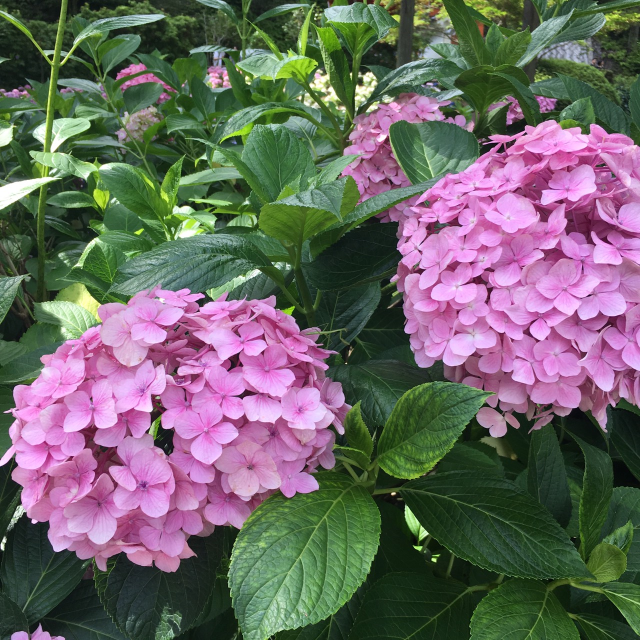
#> input picture data/hydrangea.jpg, 1280 x 1280 px (shown at 1/2 size)
$ python improcess_5.py   (older library calls are emulated)
#> lines starting #> are read from the running program, lines starting #| are printed output that depends on the picture; after the words box and inside, x2 and y2 are one past the last pixel; in counts of white or black regions, pixels touching at a corner belong together
import cv2
import numpy as np

def shrink(img):
    h, w = img.shape[:2]
    #print h, w
    while h >= 1024 or w>= 1024:
        img = cv2.resize(img, (int(w/2), int(h/2)), interpolation = cv2.INTER_LINEAR)
        h, w = img.shape[:2]
    return img

def cv2show(image, windowname="Figure"):
    cv2.imshow(windowname, image)
    cv2.waitKey(0)
    cv2.destroyAllWindows()

def mask_white(image, threshold1, threshold2):
    hsv = cv2.cvtColor(image, cv2.COLOR_BGR2HSV)

    threshold1 = np.array(threshold1, np.uint8)
    threshold2 = np.array(threshold2, np.uint8)
    c_region = cv2.inRange(hsv, threshold1, threshold2)

    white = np.full(image.shape, 255, dtype=image.dtype)
    background = cv2.bitwise_and(white, white, mask=c_region)

    inv_masked = cv2.bitwise_not(c_region)
    extracted = cv2.bitwise_and(image, image, mask=inv_masked)

    masked = cv2.add(extracted, background)
    return masked

def binary_threshold(imggray, thresh_bg, thresh_main, maxval=255):
    th, back = cv2.threshold(imggray, thresh_bg, maxval, cv2.THRESH_BINARY)
    th, clr = cv2.threshold(imggray, thresh_main, maxval, cv2.THRESH_BINARY_INV)
    merged = np.minimum(back, clr)
    return merged

def padding_position(x, y, w, h, p):
    return x - p, y - p, w + p * 2, h + p * 2

def main():
    ## read an image
    imgorg = cv2.imread('data/hydrangea.jpg')
#> imgorg is the input picture: shape (1280, 1280, 3); mean B, G, R 100.8, 102.6, 107.9
    imgorg = shrink(imgorg)

    ## masking
    masked = mask_white(cv2.GaussianBlur(imgorg, (9, 9), 0), [25, 0, 0], [95, 255, 255])
#> in mask_white, `hsv = cv2.cvtColor(image, cv2.COLOR_BGR2HSV)`: hsv: shape (640, 640, 3); mean H, S, V 91.2, 99.1, 126.3
#> in mask_white, `hsv = cv2.cvtColor(image, cv2.COLOR_BGR2HSV)`:
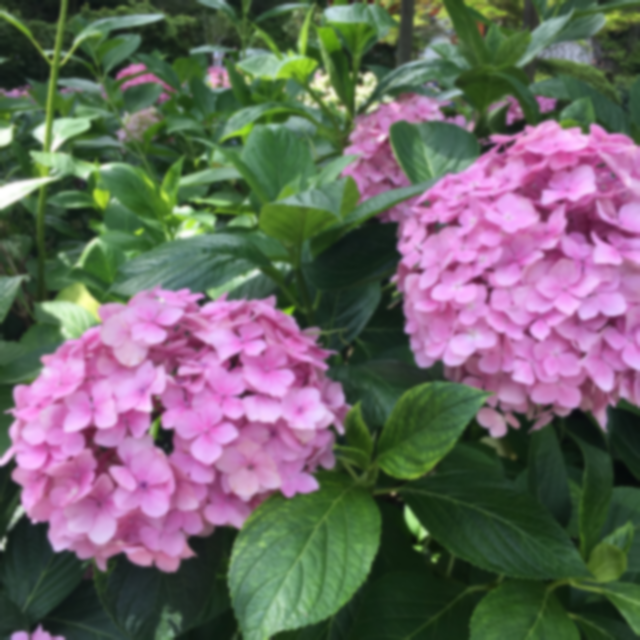
#> image: shape (640, 640, 3); mean of channels 0, 1, 2 100.9, 102.8, 108; drawn as B, G, R
#> in mask_white, `c_region = cv2.inRange(hsv, threshold1, threshold2)`:
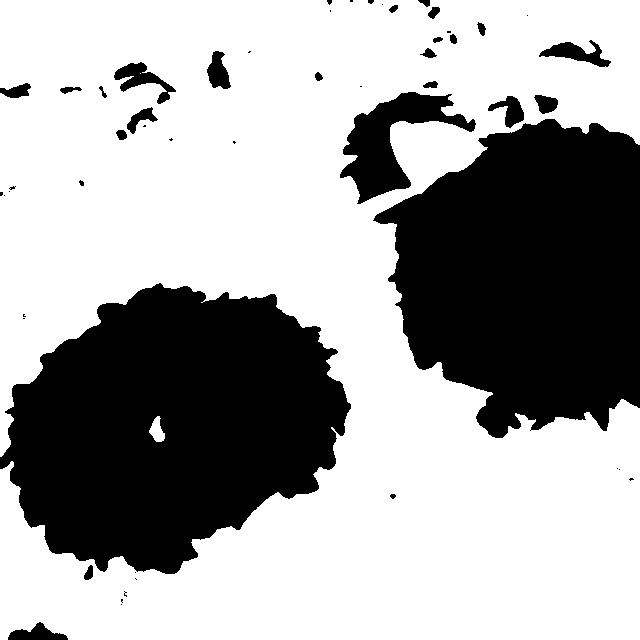
#> c_region: shape (640, 640); 64.9% white; 52 black regions (26 under 20 px), largest, box (x1, y1, x2, y2) and area: (0, 283, 351, 574) 70467, (373, 119, 640, 438) 62240, (340, 92, 476, 204) 5778
#> in mask_white, `background = cv2.bitwise_and(white, white, mask=c_region)`: white: shape (640, 640, 3); every value is 255
#> in mask_white, `extracted = cv2.bitwise_and(image, image, mask=inv_masked)`:
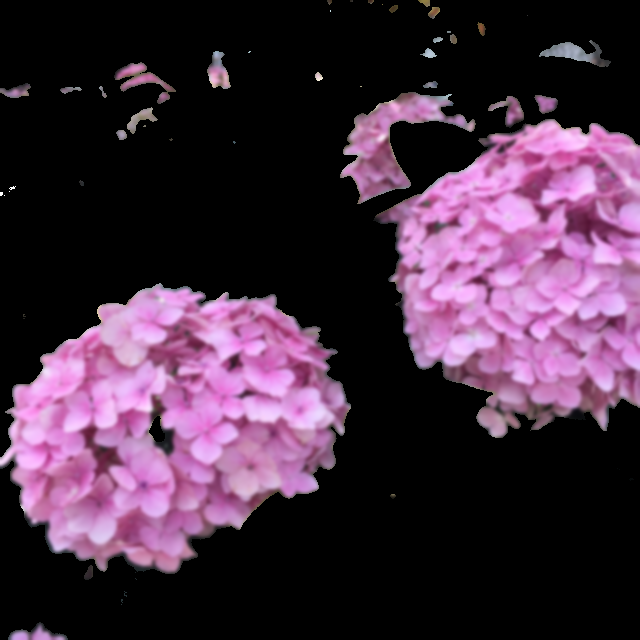
#> extracted: shape (640, 640, 3); mean of channels 0, 1, 2 63.4, 44, 67; drawn as B, G, R
#> in mask_white, `masked = cv2.add(extracted, background)`:
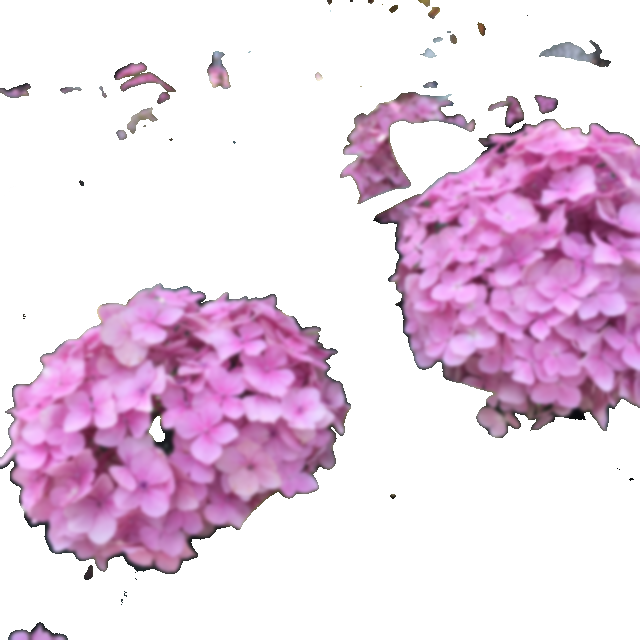
#> masked: shape (640, 640, 3); mean of channels 0, 1, 2 228.8, 209.4, 232.4; drawn as B, G, R
    cv2show(masked)

    ## egde detection
    grayblurred = cv2.cvtColor(masked, cv2.COLOR_BGR2GRAY)
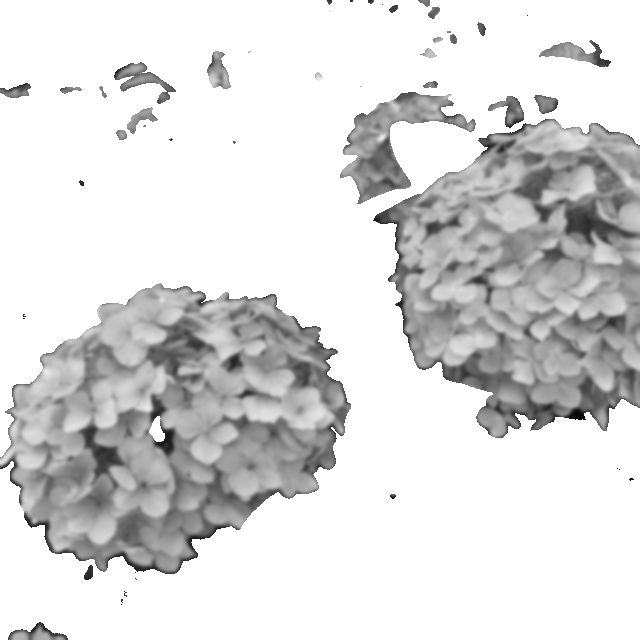
#> grayblurred: shape (640, 640); min 8, max 255, mean 218.5
    extracted_gray = binary_threshold(grayblurred, 160, 255)
#> in binary_threshold, `th, back = cv2.threshold(imggray, thresh_bg, maxval, cv2.THRESH_BINARY)`:
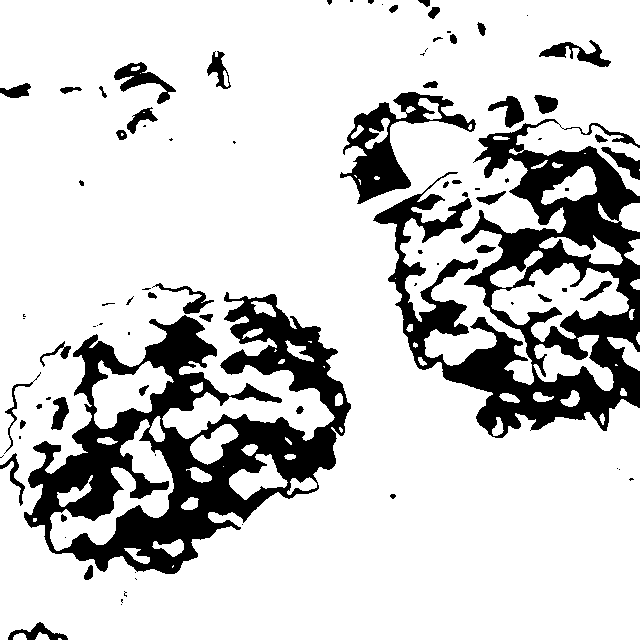
#> back: shape (640, 640); 80.6% white; 88 black regions (42 under 20 px), largest, box (x1, y1, x2, y2) and area: (24, 292, 351, 574) 35134, (373, 119, 640, 438) 31782, (340, 92, 476, 204) 4567
#> in binary_threshold, `th, back = cv2.threshold(imggray, thresh_bg, maxval, cv2.THRESH_BINARY)`: th = 160
#> in binary_threshold, `th, clr = cv2.threshold(imggray, thresh_main, maxval, cv2.THRESH_BINAR..`: clr: shape (640, 640); every value is 255
#> in binary_threshold, `th, clr = cv2.threshold(imggray, thresh_main, maxval, cv2.THRESH_BINAR..`: th = 255
    cv2show(extracted_gray)
    extracted_gray = cv2.bitwise_not(extracted_gray)
#> extracted_gray: shape (640, 640); 19.4% white; 88 white regions (42 under 20 px)
    # version 3
    im, contours, hierarchy = cv2.findContours(extracted_gray, cv2.RETR_EXTERNAL, cv2.CHAIN_APPROX_SIMPLE)
#> contours = 79 contours, 44 with area under 20; largest, box (x1, y1, x2, y2) and area: (24, 292, 351, 574) 47200, (373, 119, 640, 438) 41764, (340, 92, 476, 204) 5016, (114, 62, 176, 104) 823, (539, 40, 611, 67) 608

    ## draw contour
    imgwcnt = np.copy(imgorg)
    for c in contours:
        if cv2.contourArea(c) < 800:
             continue

        # rectangle area
        x, y, w, h = cv2.boundingRect(c)
        x, y, w, h = padding_position(x, y, w, h, 5)
        # circle
        (xr,yr), radius = cv2.minEnclosingCircle(c)
        center = (int(xr), int(yr))
        radius = int(radius)

        # draw contour
        cv2.drawContours(imgwcnt, c, -1, (0, 0, 255), 3)  # contour
        cv2.rectangle(imgwcnt, (x, y), (x + w, y + h), (255, 0, 0), 3)  #rectangle
        cv2.circle(imgwcnt, center, radius, (0, 255, 0), 3)  #circle
#> this loop made 79 passes
#> c on passes 2, 5, 6, 8, 11, 12, 13, 15, 23, 24, 25, 26: [[121, 604]], [[135, 578], [136, 579]], [[135, 572]], [[242, 524]], [[619, 469]], [[617, 468]], [[3, 455], [1, 457], [0, 457], [1, 457]], [[19, 436], [19, 438], [20, 438], [20, 436]], [[128, 332], [128, 334], [129, 334], [129, 332]], [[93, 326], [95, 326]], [[97, 325]], [[100, 323], [99, 324], [101, 324], [102, 323]]
#> (x, y, w, h, xr, yr, radius, center) on passes 54, 58: (368, 114, 277, 329, 533.4, 276.2, 170, (533, 276)), (335, 87, 146, 122, 408.1, 151, 72, (408, 151))
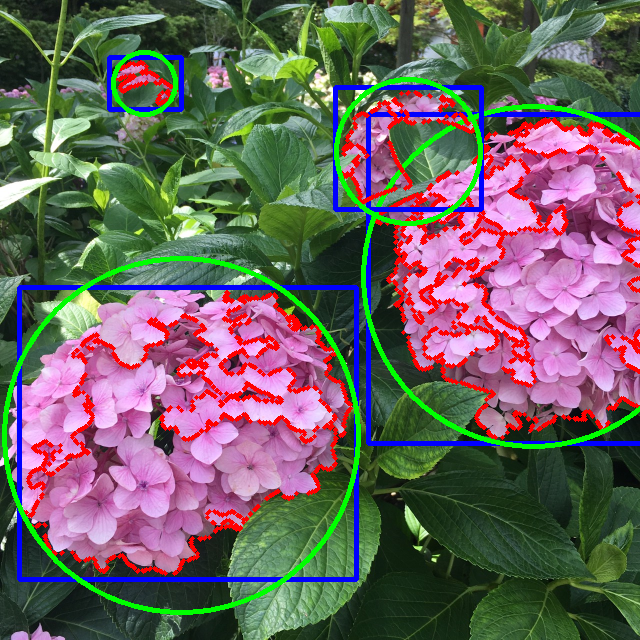
#> imgwcnt: shape (640, 640, 3); mean of channels 0, 1, 2 95.9, 99, 108.2; drawn as B, G, R

    cv2show(imgwcnt)
    #cv2.imwrite('hydrangea_contour.jpg', imgwcnt)

if __name__ == '__main__':
    main()
